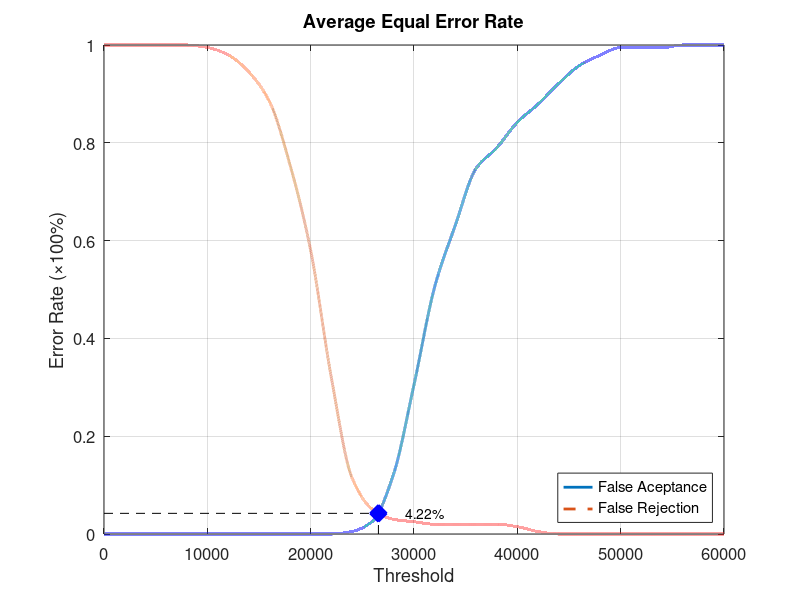
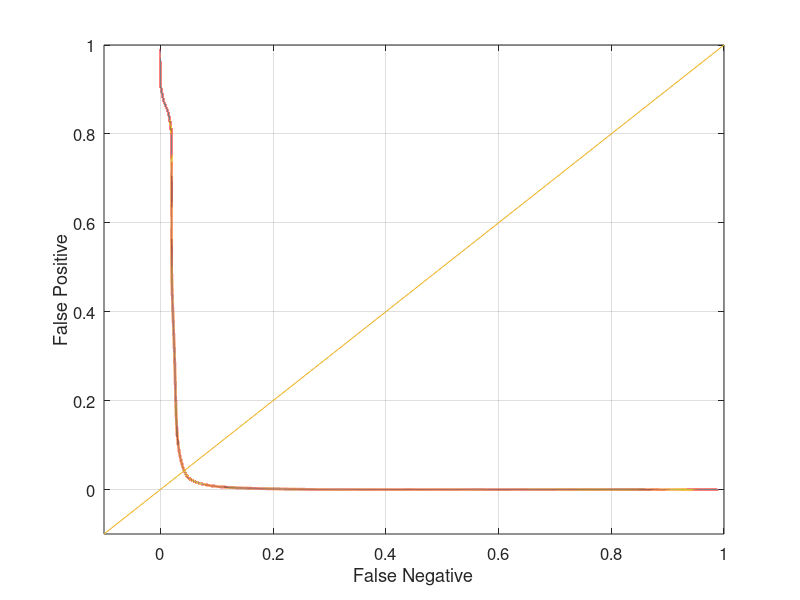

The MATLAB source for these figures, in order:
function yEER = Database2_4
close all;
clear;
clc;
x = 0:2000:60000;
xq = 0:0.5:60000;

y0 = [0 0 0 0 0 0 0 0 0 0 0 0 0.00526316 0.0263158 0.121053 0.305263 0.505263 0.631579 0.747368 0.789474 0.842105 0.878947 0.921053 0.957895 0.978947 0.994737 0.994737 0.994737 1 1 1];
yy0 = interp1(x, y0, xq, 'pchip');
y1 = [1 1 1 1 1 0.995 0.98 0.945 0.885 0.755 0.58 0.32 0.115 0.05 0.03 0.025 0.02 0.02 0.02 0.02 0.015 0.005 0 0 0 0 0 0 0 0 0];
yy1 = interp1(x, y1, xq, 'pchip');

% Calculating EER: 
y2 = abs(y0 - y1);
find(y2 == min(y2))
yy2 = abs(yy0 - yy1);
xEER = find(yy2 == min(yy2));
xEERIndex = xq(xEER) % X-axis EER
yEER = yy0(xEER) % Y-axis EER

main = figure
plot(xq, yy0,'-','LineWidth', 2);	hold on
plot(xq, yy1,'--','LineWidth', 2);	hold on
plot([xEERIndex xEERIndex], [0 yEER], 'k--');	hold on
plot([0 xEERIndex], [yEER yEER], 'k--');	hold on
plot(xEERIndex, yEER, 'bx', 'LineWidth', 10);	hold on
text(xEERIndex + 10 * xEERIndex / 100, yEER, [num2str(round((10000 * yEER)) / 100) '%'])
legend('False Aceptance', 'False Rejection', 'Location', 'SouthEast')
xlabel('Threshold')
ylabel('Error Rate (\times100%)')
title('Average Equal Error Rate')
set(gca, 'FontSize', 12)
axis([0 60000 0 1])
grid on

print(main, 'Database2_4Main', '-dpng');
FNRxFPR = figure('Color', [1 1 1]);
plot(yy1, yy0, '-', yy1, yy0, 'LineWidth', 2);
hold on
y = -0.1:0.1:1
plot(y, y); 
set(gca, 'FontSize', 12)
xlabel('False Negative')
ylabel('False Positive')
axis([-0.1 1 -0.1 1])
set(gca, 'FontSize', 12)
grid on

print(FNRxFPR, 'Database2_4FNRxFPR','-dpng');
end
